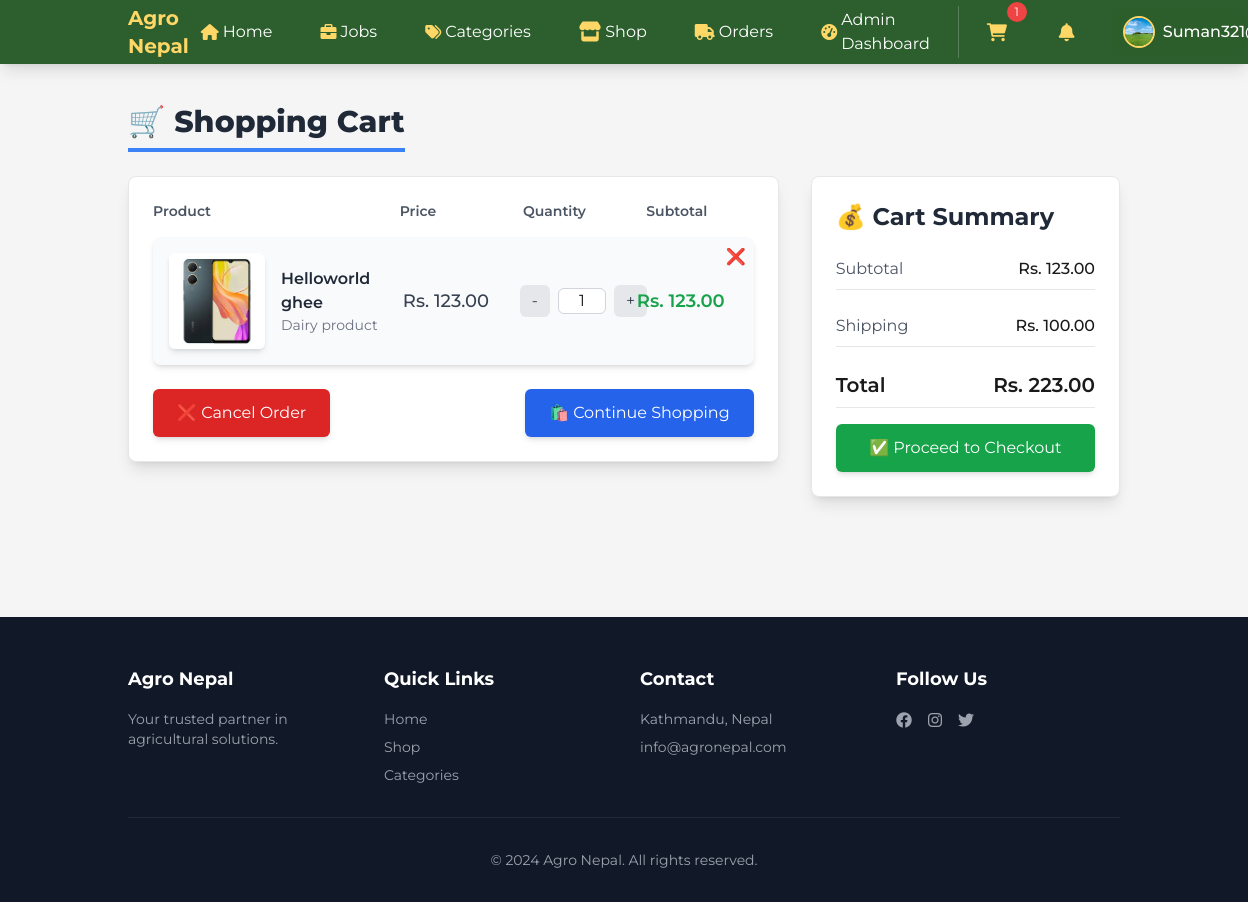
Screenshot of /cart/ (signed in) with the database file from the repository.
### Accounts/models.py (models this page shows, shortened)
class Profile(models.Model):
    user = models.OneToOneField(User, on_delete=models.CASCADE)
    bio = models.TextField(blank=True)
    profile_picture = models.ImageField(upload_to ='profile',default='1.jpg',blank=True,null=True)
    wallet_balance = models.DecimalField(max_digits=10, decimal_places=2, default=0.00)
    auth_token = models.CharField(max_length=100)
    is_verified = models.BooleanField(default=False)
    created_at = models.DateTimeField(auto_now_add=True)
    show_request_manager_btn = models.BooleanField(default=False)
    referral_code = models.CharField(max_length=8, unique=True, default=generate_referral_code)
    referred_by = models.ForeignKey(User, on_delete=models.SET_NULL, null=True, blank=True, related_name='referrals')
    points = models.IntegerField(default=0)
    updated_at = models.DateTimeField(auto_now=True)

class Cart(models.Model):
    user = models.ForeignKey(User, on_delete=models.CASCADE)
    product = models.ForeignKey(Product, on_delete=models.CASCADE)
    quantity = models.PositiveIntegerField(default=1)
    added_at = models.DateTimeField(auto_now_add=True)
    updated_at = models.DateTimeField(auto_now=True)
    def total_price(self):
        return self.product.price * self.quantity

class Product(models.Model):
    seller = models.ForeignKey(User, on_delete=models.CASCADE, related_name='products',default=get_default_seller)
    name = models.CharField(max_length=200)
    category = models.ForeignKey(Category, on_delete=models.CASCADE, related_name='products')
    description = models.TextField()
    price = models.DecimalField(max_digits=10, decimal_places=2)
    commission = models.DecimalField(max_digits=10, decimal_places=2, help_text="Commission amount per sale",default=True)
    stock = models.PositiveIntegerField()
    sold = models.PositiveIntegerField(default=0)
    image = models.ImageField(upload_to='products/')
    is_available = models.BooleanField(default=True)
    created_at = models.DateTimeField(auto_now_add=True)
    updated_at = models.DateTimeField(auto_now=True)
    discount_amount = models.DecimalField(max_digits=10, decimal_places=2, default=0, help_text="Discount amount (e.g., 10 for $10 off)")

class Category(models.Model):
    name = models.CharField(max_length=100)
    description = models.TextField(blank=True, null=True)
    image = models.ImageField(upload_to='categories/', blank=True, null=True)
    created_at = models.DateTimeField(auto_now_add=True)

### Accounts/views.py (the view)
# urls.py: path('cart/', cart_view, name='cart'),
def cart_view(request):
    cart_items = Cart.objects.filter(user=request.user)
    cart_total = sum(item.total_price() for item in cart_items)
    shipping_cost = Decimal('0.00')
    if cart_total < Decimal('1000.00') and cart_total > Decimal('0.00'):
        shipping_cost = Decimal('100.00')
    total_with_shipping = cart_total + shipping_cost
    context = {
        'cart_items': cart_items,
        'cart_total': cart_total,
        'shipping_cost': shipping_cost,
        'total_with_shipping': total_with_shipping,
    }
    return render(request, 'cart.html', context)

### Accounts/templates/cart.html (shortened to what this page needs)
{% extends 'base.html' %}
{% load static %}
{% block content %}
<div class="container mx-auto px-4 py-10">
    <h1 class="text-3xl font-extrabold text-gray-800 mb-6 pb-2 border-b-4 border-blue-500 inline-block">
        🛒 Shopping Cart
    </h1>
    <div class="grid lg:grid-cols-3 gap-8">
        <div class="lg:col-span-2">
            {% if cart_items %}
            <div class="bg-white shadow-lg rounded-lg p-6 border">
                <div class="hidden md:grid grid-cols-5 gap-4 mb-4 text-gray-600 font-semibold text-sm">
                    <div class="col-span-2">Product</div>
                    <div>Price</div>
                    <div>Quantity</div>
                    <div>Subtotal</div>
                </div>
                <div id="cart-items" class="space-y-6">
                    {% for item in cart_items %}
                    <div id="cart-item-{{ item.id }}" class="grid grid-cols-1 md:grid-cols-5 gap-4 items-center p-4 rounded-lg shadow-md bg-gray-50 relative">
                        <button onclick="removeFromCart('{{ item.id }}')" class="absolute top-2 right-2 text-gray-400 hover:text-red-600 transition">
                            ❌
                        </button>
                        <div class="col-span-2 flex items-center space-x-4">
                            <img src="{{ item.product.image.url }}" alt="{{ item.product.name }}" class="w-24 h-24 object-cover rounded-md shadow-md">
                            <div>
                                <h3 class="font-semibold text-gray-800">{{ item.product.name }}</h3>
                                <p class="text-sm text-gray-500">{{ item.product.category.name }}</p>
                            </div>
                        </div>
                        <div class="text-lg font-medium text-gray-700">
                            Rs. {{ item.product.price|floatformat:2 }}
                        </div>
                        <div class="flex items-center space-x-2">
                            <button onclick="updateQuantity('{{ item.id }}', -1)" class="bg-gray-200 text-gray-700 px-3 py-1 rounded-md hover:bg-gray-300 transition">-</button>
                            <input type="text" id="quantity-{{ item.id }}" value="{{ item.quantity }}" class="w-12 text-center border border-gray-300 rounded-md" onchange="updateQuantityManual('{{ item.id }}', this.value)">
                            <button onclick="updateQuantity('{{ item.id }}', 1)" class="bg-gray-200 text-gray-700 px-3 py-1 rounded-md hover:bg-gray-300 transition">+</button>
                        </div>
                        <div id="subtotal-{{ item.id }}" class="text-lg font-semibold text-green-600">
                            Rs. {{ item.total_price|floatformat:2 }}
                        </div>
                    </div>
                    {% endfor %}
                </div>
                <div class="mt-6 flex justify-between">
                    <button id="cancel-button" onclick="clearCart()" class="px-6 py-3 bg-red-600 text-white rounded-md hover:bg-red-700 transition shadow-md">
                        ❌ Cancel Order
                    </button>
                    <a href="/" class="px-6 py-3 bg-blue-600 text-white rounded-md hover:bg-blue-700 transition shadow-md">
                        🛍️ Continue Shopping
                    </a>
                </div>
            </div>
            {% endif %}
        </div>
        <div class="lg:col-span-1">
            <div class="bg-white shadow-lg rounded-lg p-6 border">
                <h2 class="text-2xl font-bold text-gray-800 mb-4">💰 Cart Summary</h2>
                <div class="space-y-4">
                    <div class="flex justify-between py-2 border-b">
                        <span class="text-gray-600">Subtotal</span>
                        <span id="cart-subtotal" class="font-medium">Rs. {{ cart_total|floatformat:2 }}</span>
                    </div>
                    <div class="flex justify-between py-2 border-b">
                        <span class="text-gray-600">Shipping</span>
                        <span id="shipping-cost" class="font-medium">Rs. {{ shipping_cost|default:"0.00" }}</span>
                    </div>
                    <div class="flex justify-between py-2 border-b text-xl font-semibold">
                        <span>Total</span>
                        <span id="cart-total">Rs. {{ total_with_shipping|floatformat:2 }}</span>
                    </div>
                    <a href="{% url 'cart_checkout' %}" class="block w-full px-6 py-3 text-center bg-green-600 text-white rounded-md hover:bg-green-700 transition shadow-md">
                        ✅ Proceed to Checkout
                    </a>
                </div>
            </div>
        </div>
    </div>
</div>
{% endblock %}

### Accounts/templates/base.html (shortened to what this page needs)
<!DOCTYPE html>
{% load static %}
<html lang="en">
<head>
    <script src="https://cdn.tailwindcss.com"></script>
    <link rel="stylesheet" href="https://cdnjs.cloudflare.com/ajax/libs/font-awesome/6.0.0-beta3/css/all.min.css">
</head>
<body class="bg-light text-dark font-sans has-bottom-nav">
    <nav class="bg-primary text-white shadow-lg sticky top-0 z-50">
        <div class="container mx-auto px-4">
            <div class="flex items-center justify-between h-16">
                <a href="/" class="flex items-center space-x-2">
                    <span class="text-xl font-bold text-accent">Agro Nepal</span>
                </a>
                <div class="hidden lg:flex items-center space-x-4">
                    <div class="flex items-center space-x-1 md:space-x-6">
                        <a href="/" class="nav-link px-3 py-2 rounded-lg hover:bg-primary/30 transition duration-300 flex items-center space-x-1">
                            <i class="fas fa-home text-accent"></i>
                            <span>Home</span>
                        </a>
                        <a href="/job" class="nav-link px-3 py-2 rounded-lg hover:bg-primary/30 transition duration-300 flex items-center space-x-1">
                            <i class="fas fa-briefcase text-accent"></i>
                            <span>Jobs</span>
                        </a>
                        <a href="/categories" class="nav-link px-3 py-2 rounded-lg hover:bg-primary/30 transition duration-300 flex items-center space-x-1">
                            <i class="fas fa-tags text-accent"></i>
                            <span>Categories</span>
                        </a>
                        <a href="/product" class="nav-link px-3 py-2 rounded-lg hover:bg-primary/30 transition duration-300 flex items-center space-x-1">
                            <i class="fas fa-store text-xl text-accent"></i>
                            <span>Shop</span>
                        </a>
                        <a href="/order_details" class="nav-link px-3 py-2 rounded-lg hover:bg-primary/30 transition duration-300 flex items-center space-x-1">
                            <i class="fas fa-truck text-accent"></i>
                            <span>Orders</span>
                        </a>
                        {% if request.user.is_superuser %}
                        <a href="/admin_dashboard/dashboard/" class="nav-link px-3 py-2 rounded-lg hover:bg-primary/30 transition duration-300 flex items-center space-x-1">
                            <i class="fas fa-tachometer-alt text-accent"></i>
                            <span>Admin Dashboard </span>
                        </a>
                        {% elif request.user.profile.show_request_manager_btn %}
                        <a href="{% url 'coadmin_dashboard' %}" class="nav-link px-3 py-2 rounded-lg hover:bg-primary/30 transition duration-300 flex items-center space-x-1">
                            <i class="fas fa-tachometer-alt text-accent"></i>
                            <span> coadmin Dashboard </span>
                        </a>
                        {% else %}
                        <a href="/seller/" class="nav-link px-3 py-2 rounded-lg hover:bg-primary/30 transition duration-300 flex items-center space-x-1">
                            <i class="fas fa-tachometer-alt text-accent"></i>
                            <span>Seller Dashboard</span>
                        </a>
                        {% endif %}
                    </div>
                    <div class="flex items-center space-x-4 pl-4 border-l border-white/20">
                        <div class="relative mr-2">
                            <a href="/cart" id="cart-link" class="relative p-3 rounded-full  hover:bg-primary/50 transition duration-300 block tooltip mobile-tap-target">
                                <i class="fas fa-shopping-cart text-lg text-accent"></i>
                                {% if cart_count %}
                                <span class="absolute -top-1 -right-1 bg-red-500 text-white rounded-full text-xs w-5 h-5 flex items-center justify-center">
                                    {{ cart_count }}
                                </span>
                                {% endif %}
                            </a>
                        </div>
                        <div class="relative mr-2">
                            <a href="{% url 'notifications_list' %}" id="notification-link" class="relative p-2 rounded-full p-3 hover:bg-primary/50 transition duration-300 block tooltip mobile-tap-target">
                                <i class="fas fa-bell text-lg text-accent"></i>
                            </a>
                        </div>
                        {% if user.is_authenticated %}
                        <div class="flex items-center space-x-3">
                            <a href="/profile" class="flex items-center space-x-2 bg-primary/30 hover:bg-primary/50 px-3 py-2 rounded-lg transition duration-300 tooltip">
                                <img src="{{ user.profile.profile_picture.url }}" alt="Profile"
                                    class="w-8 h-8 rounded-full border-2 border-accent object-cover">
                                <span class="font-medium">{{ user.username }}</span>
                            </a>
                        </div>
                        {% else %}
                        <a href="{% url 'login_attempt' %}" class="bg-accent/90 hover:bg-accent text-primary px-4 py-2 rounded-lg transition duration-300 font-medium flex items-center space-x-2">
                            <i class="fas fa-sign-in-alt"></i>
                            <span>Login</span>
                        </a>
                        {% endif %}
                    </div>
                </div>
            </div>
        </div>
    </nav>
    <main class="pb-20">
        {% block content %}{% endblock %}
    </main>
    <footer class="bg-gray-900 text-white pt-12 pb-20 lg:pb-8">
        <div class="container mx-auto px-4">
            <div class="grid grid-cols-2 lg:grid-cols-4 gap-8">
                <div>
                    <h3 class="text-lg font-bold mb-4">Agro Nepal</h3>
                    <p class="text-gray-400 text-sm">Your trusted partner in agricultural solutions.</p>
                </div>
                <div>
                    <h3 class="text-lg font-bold mb-4">Quick Links</h3>
                    <ul class="space-y-2 text-sm">
                        <li><a href="/" class="text-gray-400 hover:text-accent">Home</a></li>
                        <li><a href="/product" class="text-gray-400 hover:text-accent">Shop</a></li>
                        <li><a href="/categories" class="text-gray-400 hover:text-accent">Categories</a></li>
                    </ul>
                </div>
                <div>
                    <h3 class="text-lg font-bold mb-4">Contact</h3>
                    <ul class="space-y-2 text-sm text-gray-400">
                        <li>Kathmandu, Nepal</li>
                        <li>info@agronepal.com</li>
                    </ul>
                </div>
                <div>
                    <h3 class="text-lg font-bold mb-4">Follow Us</h3>
                    <div class="flex space-x-4">
                        <a href="#" class="text-gray-400 hover:text-accent"><i class="fab fa-facebook"></i></a>
                        <a href="#" class="text-gray-400 hover:text-accent"><i class="fab fa-instagram"></i></a>
                        <a href="#" class="text-gray-400 hover:text-accent"><i class="fab fa-twitter"></i></a>
                    </div>
                </div>
            </div>
            <div class="mt-8 pt-8 border-t border-gray-800 text-center text-sm text-gray-400">
                <p>&copy; 2024 Agro Nepal. All rights reserved.</p>
            </div>
        </div>
    </footer>
</body>
</html>

### rows the page displays
Cart: product.image (picture), product.name "Helloworld ghee", product.category.name "Dairy product", product.price "123.00", quantity "1", total_price "123.00"

### other values shown
{{ cart_count }} "1"
{{ cart_total|floatformat:2 }} "123.00"
{{ shipping_cost|default:"0.00" }} "100.00"
{{ total_with_shipping|floatformat:2 }} "223.00"
